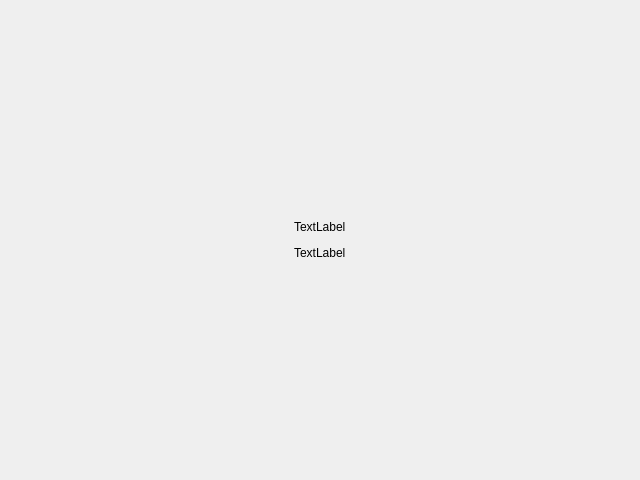
<?xml version="1.0" encoding="UTF-8"?>
<ui version="4.0">
 <class>LoadingSplash</class>
 <widget class="QWidget" name="LoadingSplash">
  <property name="geometry">
   <rect>
    <x>0</x>
    <y>0</y>
    <width>640</width>
    <height>480</height>
   </rect>
  </property>
  <property name="windowTitle">
   <string>Form</string>
  </property>
  <layout class="QVBoxLayout" name="verticalLayout">
   <item>
    <spacer name="verticalSpacer">
     <property name="orientation">
      <enum>Qt::Orientation::Vertical</enum>
     </property>
     <property name="sizeHint" stdset="0">
      <size>
       <width>20</width>
       <height>188</height>
      </size>
     </property>
    </spacer>
   </item>
   <item>
    <layout class="QHBoxLayout" name="horizontalLayout_2">
     <item>
      <spacer name="horizontalSpacer">
       <property name="orientation">
        <enum>Qt::Orientation::Horizontal</enum>
       </property>
       <property name="sizeHint" stdset="0">
        <size>
         <width>40</width>
         <height>20</height>
        </size>
       </property>
      </spacer>
     </item>
     <item>
      <widget class="QLabel" name="iconlabel">
       <property name="text">
        <string>TextLabel</string>
       </property>
       <property name="scaledContents">
        <bool>true</bool>
       </property>
      </widget>
     </item>
     <item>
      <spacer name="horizontalSpacer_2">
       <property name="orientation">
        <enum>Qt::Orientation::Horizontal</enum>
       </property>
       <property name="sizeHint" stdset="0">
        <size>
         <width>40</width>
         <height>20</height>
        </size>
       </property>
      </spacer>
     </item>
    </layout>
   </item>
   <item>
    <layout class="QHBoxLayout" name="horizontalLayout_3">
     <item>
      <spacer name="horizontalSpacer_3">
       <property name="orientation">
        <enum>Qt::Orientation::Horizontal</enum>
       </property>
       <property name="sizeHint" stdset="0">
        <size>
         <width>40</width>
         <height>20</height>
        </size>
       </property>
      </spacer>
     </item>
     <item>
      <widget class="QLabel" name="label">
       <property name="text">
        <string>TextLabel</string>
       </property>
      </widget>
     </item>
     <item>
      <spacer name="horizontalSpacer_4">
       <property name="orientation">
        <enum>Qt::Orientation::Horizontal</enum>
       </property>
       <property name="sizeHint" stdset="0">
        <size>
         <width>40</width>
         <height>20</height>
        </size>
       </property>
      </spacer>
     </item>
    </layout>
   </item>
   <item>
    <spacer name="verticalSpacer_2">
     <property name="orientation">
      <enum>Qt::Orientation::Vertical</enum>
     </property>
     <property name="sizeHint" stdset="0">
      <size>
       <width>20</width>
       <height>188</height>
      </size>
     </property>
    </spacer>
   </item>
  </layout>
 </widget>
 <resources/>
 <connections/>
</ui>
